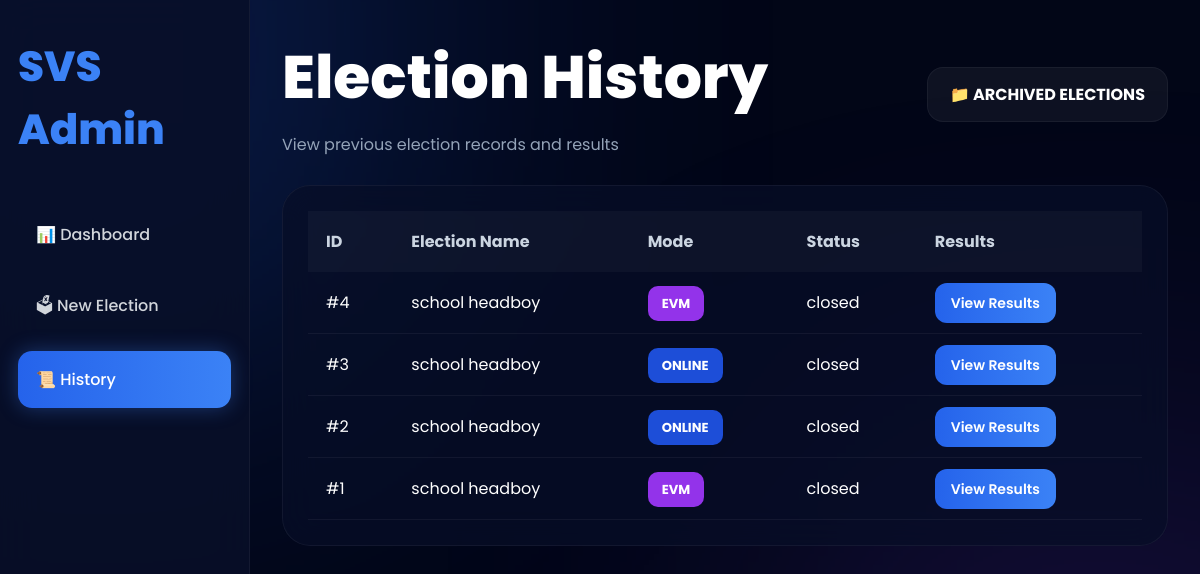
/admin/history (signed in), run on the app's committed database.
### tables this page shows
CREATE TABLE elections(
        id INTEGER PRIMARY KEY AUTOINCREMENT,
        name TEXT,
        mode TEXT,
        status TEXT
    );

### app.py (the view)
@app.route("/admin/history")
def history():
    if "admin" not in session:
        return redirect("/admin")
    conn = sqlite3.connect("database.db")
    c = conn.cursor()
    c.execute("""

    SELECT
    id,
    name,
    mode,
    status

    FROM elections

    WHERE status='closed'

    ORDER BY id DESC

    """)
    elections = c.fetchall()
    conn.close()
    return render_template(
        "history.html",
        elections=elections
    )

### templates/history.html (shortened to what this page needs)
<!DOCTYPE html>
<html lang="en">
<head>
</head>
<body>
<div class="sidebar">
    <div class="logo">
        SVS Admin
    </div>
    <div class="menu">
        <a href="/admin/dashboard">
            📊 Dashboard
        </a>
        <a href="/admin/new">
            🗳 New Election
        </a>
        <a href="/admin/history" class="active">
            📜 History
        </a>
    </div>
</div>
<div class="main">
    <div class="topbar">
        <div>
            <div class="title">
                Election History
            </div>
            <div class="subtitle">
                View previous election records and results
            </div>
        </div>
        <div class="archive-btn">
            📁 ARCHIVED ELECTIONS
        </div>
    </div>
    <div class="card">
        {% if elections %}
        <table>
            <thead>
                <tr>
                    <th>ID</th>
                    <th>Election Name</th>
                    <th>Mode</th>
                    <th>Status</th>
                    <th>Results</th>
                </tr>
            </thead>
            <tbody>
                {% for e in elections %}
                <tr>
                    <td>
                        #{{ e[0] }}
                    </td>
                    <td>
                        {{ e[1] }}
                    </td>
                    <td>
                        {% if e[2] == "online" %}
                        <span class="mode online">
                            ONLINE
                        </span>
                        {% else %}
                        <span class="mode evm">
                            EVM
                        </span>
                        {% endif %}
                    </td>
                    <td>
                        {{ e[3] }}
                    </td>
                    <td>
                        <a href="/admin/result/{{ e[0] }}" class="result-btn">
                            View Results
                        </a>
                    </td>
                </tr>
                {% endfor %}
            </tbody>
        </table>
        {% else %}
        <div class="empty">
            No election history available
        </div>
        {% endif %}
    </div>
</div>
</body>
</html>

### templates/history.html (style rules this page uses)
* { margin:0; padding:0; box-sizing:border-box; font-family:'Poppins',sans-serif; }
body { background:#020617; color:white; display:flex; min-height:100vh; overflow-x:hidden; }
body::before { content:''; position:fixed; width:500px; height:500px; background:#2563eb; filter:blur(180px); top:-200px; left:-150px; opacity:.35; z-index:-1; }
body::after { content:''; position:fixed; width:500px; height:500px; background:#7c3aed; filter:blur(180px); bottom:-200px; right:-150px; opacity:.25; z-index:-1; }
.sidebar { width:250px; background:rgba(8,15,40,.88); border-right:1px solid rgba(255,255,255,.05); backdrop-filter:blur(20px); padding:35px 18px; }
.logo { font-size:42px; font-weight:800; color:#3b82f6; margin-bottom:45px; }
.menu { display:flex; flex-direction:column; gap:14px; }
.menu a { text-decoration:none; color:#d1d5db; padding:16px 18px; border-radius:14px; transition:.3s; font-weight:500; }
.menu a:hover, .menu a.active { background:linear-gradient(90deg,#2563eb,#3b82f6); color:white; box-shadow:0 0 20px rgba(59,130,246,.35); }
.main { flex:1; padding:32px; }
.topbar { display:flex; justify-content:space-between; align-items:center; margin-bottom:28px; }
.title { font-size:60px; font-weight:800; }
.subtitle { margin-top:10px; color:#94a3b8; }
.archive-btn { background:rgba(255,255,255,.05); border:1px solid rgba(255,255,255,.05); padding:14px 22px; border-radius:16px; font-weight:700; }
.card { background:rgba(7,15,40,.72); border:1px solid rgba(255,255,255,.05); border-radius:28px; padding:25px; backdrop-filter:blur(18px); }
table { width:100%; border-collapse:collapse; }
th { text-align:left; color:#cbd5e1; padding:18px; background:rgba(255,255,255,.03); }
td { padding:18px; border-bottom:1px solid rgba(255,255,255,.05); }
.mode { padding:8px 14px; border-radius:10px; font-size:13px; font-weight:700; }
.online { background:#1d4ed8; }
.evm { background:#9333ea; }
.result-btn { text-decoration:none; background:linear-gradient(90deg,#2563eb,#3b82f6); color:white; padding:10px 16px; border-radius:12px; font-size:14px; font-weight:600; }

### data on the page
elections: id "4", name "school headboy", mode "EVM", status "closed"
elections: id "3", name "school headboy", mode "ONLINE", status "closed"
elections: id "2", name "school headboy", mode "ONLINE", status "closed"
elections: id "1", name "school headboy", mode "EVM", status "closed"
